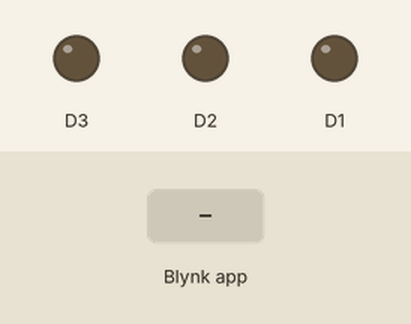
Simulated run of this sketch. Board: ESP8266 (NodeMCU). On the bench: output pins drawn as LEDs (lit = HIGH). The test bench sets the inputs (shaded band). WiFi joins after 1.5 s; servers stay silent unless stated.

Above: at 3.0 s.
3.1 s: Blynk app writes 1 to V1
At 4.3 s:
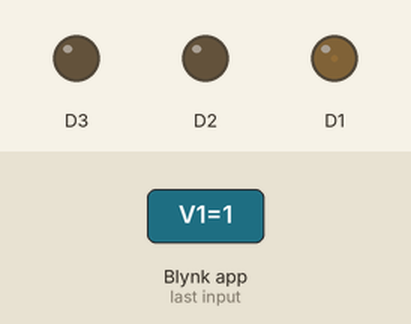
4.6 s: Blynk app writes 200 to V1
At 5.7 s:
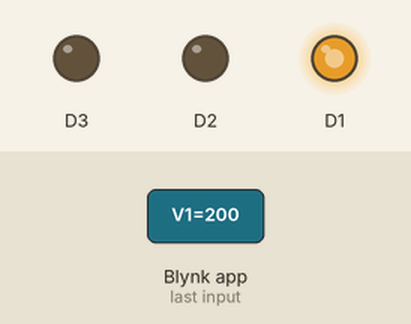
6.1 s: Blynk app writes 1 to V2
At 6.8 s:
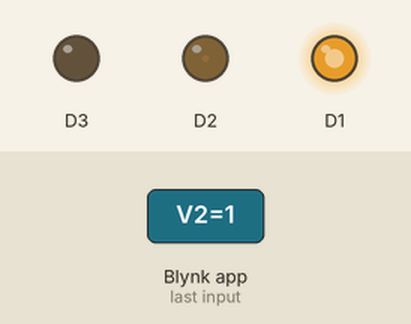
7.6 s: Blynk app writes 0 to V1
At 7.9 s:
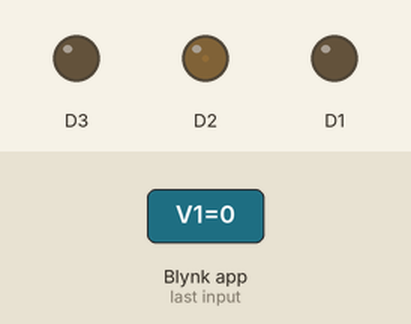
9.1 s: Blynk app writes 200 to V2
At 10.3 s:
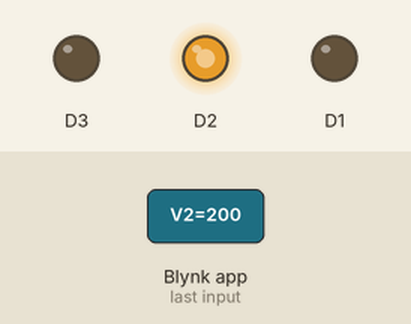
10.6 s: Blynk app writes 1 to V3
At 11.5 s:
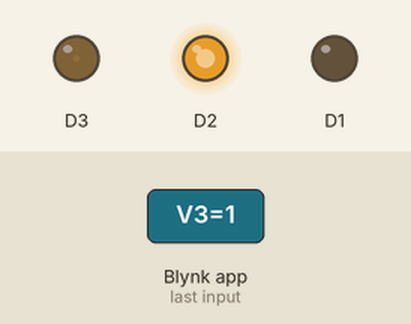
Timing chart, 0 to 13.1 s (numbered marks = the images above; inputs shaded):
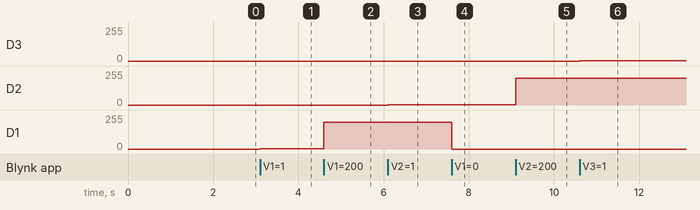

Measured:
- after the input at 3.1 s, D1: 0/255 → 1/255 at once
- after the input at 4.6 s, D1: 1/255 → 200/255 at once
- after the input at 6.1 s, D2: 0/255 → 1/255 at once
- after the input at 7.6 s, D1: 200/255 → 0/255 at once
- after the input at 9.1 s, D2: 1/255 → 200/255 at once
- after the input at 10.6 s, D3: 0/255 → 1/255 at once

The sketch:

Blynk_RGB.ino
```cpp
#define BLYNK_TEMPLATE_ID "TMPL0jmW0yQ4"
#define BLYNK_DEVICE_NAME "MJII Training"
#define BLYNK_AUTH_TOKEN "ulAZtuiBWyWjM2lQBQDPokYzVigL5TbI"

#define BLYNK_PRINT Serial

#include <ESP8266WiFi.h>
#include <BlynkSimpleEsp8266.h>

char auth[] = BLYNK_AUTH_TOKEN;
char ssid[] = "myinvententerprise";
char pass[] = "04222682";

BLYNK_WRITE(V1) {
  analogWrite(D1, param.asInt());
}
BLYNK_WRITE(V2) {
  analogWrite(D2, param.asInt());
}
BLYNK_WRITE(V3) {
  analogWrite(D3, param.asInt());
}

void setup() {
  Serial.begin(9600);
  pinMode(D1, OUTPUT);
  pinMode(D2, OUTPUT);
  pinMode(D3, OUTPUT);
  Blynk.begin(auth, ssid, pass);
}

void loop() {
  Blynk.run();
}
```
